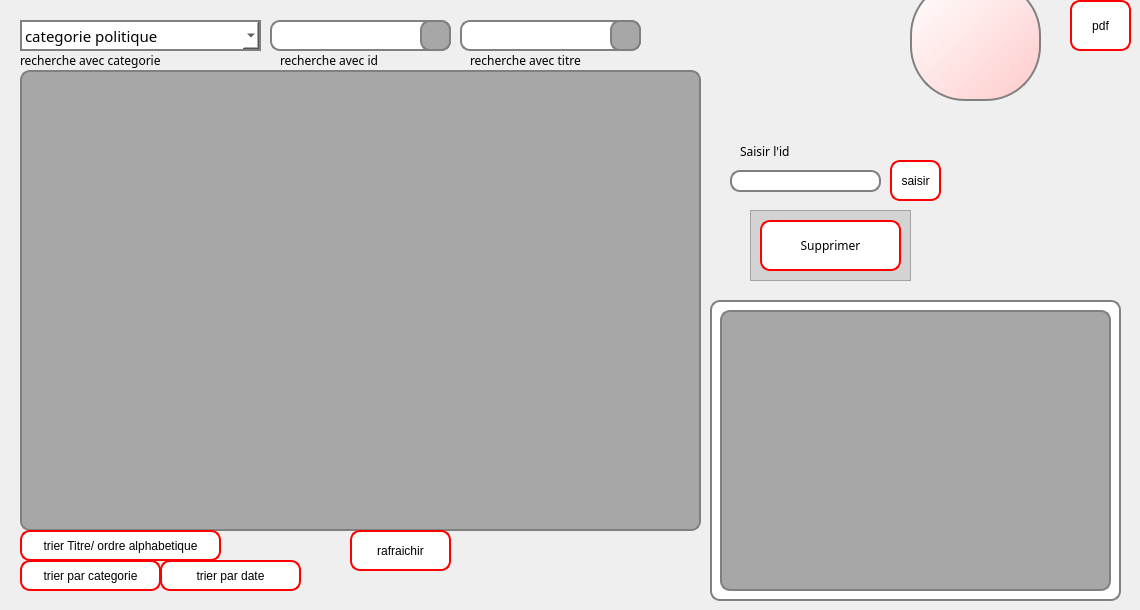
       <widget class="QWidget" name="tab_7">
        <attribute name="icon">
         <iconset resource="images.qrc">
          <normaloff>:/images/icons8-visible-48.png</normaloff>:/images/icons8-visible-48.png</iconset>
        </attribute>
        <attribute name="title">
         <string>affichage</string>
        </attribute>
        <widget class="QComboBox" name="categoriechercher">
         <property name="geometry">
          <rect>
           <x>20</x>
           <y>20</y>
           <width>241</width>
           <height>31</height>
          </rect>
         </property>
         <property name="font">
          <font>
           <family>Arial Rounded MT Bold</family>
           <pointsize>11</pointsize>
           <weight>50</weight>
           <italic>false</italic>
           <bold>false</bold>
          </font>
         </property>
         <property name="styleSheet">
          <string notr="true">font: 11pt &quot;Arial Rounded MT Bold&quot;;
color: rgb(0, 0, 0);
background-color: rgb(255, 255, 255);
border-radius: 0px;
border: 2px solid gray;
</string>
         </property>
         <item>
          <property name="text">
           <string>categorie politique</string>
          </property>
         </item>
         <item>
          <property name="text">
           <string>categorie sport</string>
          </property>
         </item>
         <item>
          <property name="text">
           <string>categorie meteo</string>
          </property>
         </item>
         <item>
          <property name="text">
           <string>categorie espace</string>
          </property>
         </item>
         <item>
          <property name="text">
           <string>categorie filmatographie</string>
          </property>
         </item>
         <item>
          <property name="text">
           <string>categorie technologique</string>
          </property>
         </item>
         <item>
          <property name="text">
           <string>categorie sante</string>
          </property>
         </item>
         <item>
          <property name="text">
           <string>categorie divers</string>
          </property>
         </item>
        </widget>
        <widget class="QLineEdit" name="le_recherche">
         <property name="geometry">
          <rect>
           <x>270</x>
           <y>20</y>
           <width>181</width>
           <height>31</height>
          </rect>
         </property>
         <property name="styleSheet">
          <string notr="true">background-color: rgb(255, 255, 255);
border-radius: 10px;
border: 2px solid gray;
color: rgb(0, 0, 0);
</string>
         </property>
         <property name="text">
          <string/>
         </property>
        </widget>
        <widget class="QPushButton" name="pushButton_7">
         <property name="geometry">
          <rect>
           <x>420</x>
           <y>20</y>
           <width>31</width>
           <height>31</height>
          </rect>
         </property>
         <property name="font">
          <font>
           <family>Arial Rounded MT Bold</family>
          </font>
         </property>
         <property name="styleSheet">
          <string notr="true">border-radius: 10px;

border: 2px solid gray;

background-color:rgb(167, 167, 167);

image: url(:/images/icons8-chercher-100.png);</string>
         </property>
        </widget>
        <widget class="QTableView" name="listView">
         <property name="geometry">
          <rect>
           <x>20</x>
           <y>70</y>
           <width>681</width>
           <height>461</height>
          </rect>
         </property>
         <property name="styleSheet">
          <string notr="true">
border-radius: 10px;
border: 2px solid gray;
color: rgb(0, 0, 0);
background-color:rgb(167, 167, 167);</string>
         </property>
        </widget>
        <widget class="QLineEdit" name="le_suppr">
         <property name="geometry">
          <rect>
           <x>730</x>
           <y>170</y>
           <width>151</width>
           <height>22</height>
          </rect>
         </property>
         <property name="styleSheet">
          <string notr="true">background-color: rgb(255, 255, 255);
border-radius: 10px;
border: 2px solid gray;
color: rgb(0, 0, 0);</string>
         </property>
        </widget>
        <widget class="QLabel" name="label_9">
         <property name="geometry">
          <rect>
           <x>740</x>
           <y>141</y>
           <width>141</width>
           <height>20</height>
          </rect>
         </property>
         <property name="font">
          <font>
           <family>Arial Rounded MT Bold</family>
          </font>
         </property>
         <property name="styleSheet">
          <string notr="true">
border:0px solid red;
</string>
         </property>
         <property name="text">
          <string>Saisir l'id</string>
         </property>
        </widget>
        <widget class="QFrame" name="frame_8">
         <property name="geometry">
          <rect>
           <x>750</x>
           <y>210</y>
           <width>161</width>
           <height>71</height>
          </rect>
         </property>
         <property name="styleSheet">
          <string notr="true">background-color: rgb(211, 211, 211);
</string>
         </property>
         <property name="frameShape">
          <enum>QFrame::StyledPanel</enum>
         </property>
         <property name="frameShadow">
          <enum>QFrame::Sunken</enum>
         </property>
         <widget class="QPushButton" name="bouton_supp">
          <property name="geometry">
           <rect>
            <x>10</x>
            <y>10</y>
            <width>141</width>
            <height>51</height>
           </rect>
          </property>
          <property name="font">
           <font>
            <family>Arial Rounded MT Bold</family>
            <pointsize>-1</pointsize>
           </font>
          </property>
          <property name="styleSheet">
           <string notr="true">QPushButton {
background-color:rgb(255, 255, 255);
color: rgb(0, 0, 0);
border-radius: 10px;
/*border-width: 3px;*/
   /* border-color: #E80F88;
    border-style: solid;*/
border: 2px solid red;
   /* border-radius: 10;*/
   /* padding: 4px;*/
    font-size: 12px;
    padding-left: 5px;
    padding-right: 5px;

}


QPushButton:hover {
background-color: qlineargradient(spread:pad, x1:0, y1:0, x2:0, y2:1, stop:0 rgb(200, 200, 255), stop:1 rgb(200, 200, 255));
color: rgb(255, 255, 255);
 border-color: #AF0171;
}</string>
          </property>
          <property name="text">
           <string>Supprimer</string>
          </property>
          <property name="icon">
           <iconset>
            <normaloff>../../ressources/icons8-supprimer-pour-toujours-100.png</normaloff>../../ressources/icons8-supprimer-pour-toujours-100.png</iconset>
          </property>
         </widget>
        </widget>
        <widget class="QFrame" name="frame">
         <property name="geometry">
          <rect>
           <x>710</x>
           <y>300</y>
           <width>411</width>
           <height>301</height>
          </rect>
         </property>
         <property name="styleSheet">
          <string notr="true">background-color: rgb(255, 255, 255);
border-radius: 10px;
border: 2px solid gray;</string>
         </property>
         <property name="frameShape">
          <enum>QFrame::StyledPanel</enum>
         </property>
         <property name="frameShadow">
          <enum>QFrame::Raised</enum>
         </property>
         <widget class="QLabel" name="le_imageapercu">
          <property name="geometry">
           <rect>
            <x>10</x>
            <y>10</y>
            <width>391</width>
            <height>281</height>
           </rect>
          </property>
          <property name="styleSheet">
           <string notr="true">background-color:rgb(167, 167, 167);</string>
          </property>
          <property name="text">
           <string/>
          </property>
         </widget>
        </widget>
        <widget class="QPushButton" name="saisir">
         <property name="geometry">
          <rect>
           <x>890</x>
           <y>160</y>
           <width>51</width>
           <height>41</height>
          </rect>
         </property>
         <property name="styleSheet">
          <string notr="true">QPushButton {
background-color:rgb(255, 255, 255);
color: rgb(0, 0, 0);
border-radius: 10px;
/*border-width: 3px;*/
   /* border-color: #E80F88;
    border-style: solid;*/
border: 2px solid red;
   /* border-radius: 10;*/
   /* padding: 4px;*/
    font-size: 12px;
    padding-left: 5px;
    padding-right: 5px;

}


QPushButton:hover {
background-color: qlineargradient(spread:pad, x1:0, y1:0, x2:0, y2:1, stop:0 rgb(200, 200, 255), stop:1 rgb(200, 200, 255));
color: rgb(255, 255, 255);
 border-color: #AF0171;
}</string>
         </property>
         <property name="text">
          <string>saisir</string>
         </property>
        </widget>
        <widget class="QPushButton" name="trier">
         <property name="geometry">
          <rect>
           <x>20</x>
           <y>530</y>
           <width>201</width>
           <height>31</height>
          </rect>
         </property>
         <property name="styleSheet">
          <string notr="true">QPushButton {
background-color:rgb(255, 255, 255);
color: rgb(0, 0, 0);
border-radius: 10px;
/*border-width: 3px;*/
   /* border-color: #E80F88;
    border-style: solid;*/
border: 2px solid red;
   /* border-radius: 10;*/
   /* padding: 4px;*/
    font-size: 12px;
    padding-left: 5px;
    padding-right: 5px;

}


QPushButton:hover {
background-color: qlineargradient(spread:pad, x1:0, y1:0, x2:0, y2:1, stop:0 rgb(200, 200, 255), stop:1 rgb(200, 200, 255));
color: rgb(255, 255, 255);
 border-color: #AF0171;
}</string>
         </property>
         <property name="text">
          <string>trier Titre/ ordre alphabetique</string>
         </property>
         <property name="icon">
          <iconset>
           <normaloff>:/ressources/icons8-visible-48.png</normaloff>:/ressources/icons8-visible-48.png</iconset>
         </property>
        </widget>
        <widget class="QPushButton" name="rafraichir">
         <property name="geometry">
          <rect>
           <x>350</x>
           <y>530</y>
           <width>101</width>
           <height>41</height>
          </rect>
         </property>
         <property name="styleSheet">
          <string notr="true">QPushButton {
background-color:rgb(255, 255, 255);
color: rgb(0, 0, 0);
border-radius: 10px;
/*border-width: 3px;*/
   /* border-color: #E80F88;
    border-style: solid;*/
border: 2px solid red;
   /* border-radius: 10;*/
   /* padding: 4px;*/
    font-size: 12px;
    padding-left: 5px;
    padding-right: 5px;

}


QPushButton:hover {
background-color: qlineargradient(spread:pad, x1:0, y1:0, x2:0, y2:1, stop:0 rgb(200, 200, 255), stop:1 rgb(200, 200, 255));
color: rgb(255, 255, 255);
 border-color: #AF0171;
}</string>
         </property>
         <property name="text">
          <string>rafraichir</string>
         </property>
         <property name="icon">
          <iconset>
           <normaloff>:/ressources/icons8-visible-48.png</normaloff>:/ressources/icons8-visible-48.png</iconset>
         </property>
        </widget>
        <widget class="QPushButton" name="pushButton_2">
         <property name="geometry">
          <rect>
           <x>1070</x>
           <y>0</y>
           <width>61</width>
           <height>51</height>
          </rect>
         </property>
         <property name="styleSheet">
          <string notr="true">QPushButton {
background-color:rgb(255, 255, 255);
color: rgb(0, 0, 0);
border-radius: 10px;
/*border-width: 3px;*/
   /* border-color: #E80F88;
    border-style: solid;*/
border: 2px solid red;
   /* border-radius: 10;*/
   /* padding: 4px;*/
    font-size: 12px;
    padding-left: 5px;
    padding-right: 5px;

}


QPushButton:hover {
background-color: qlineargradient(spread:pad, x1:0, y1:0, x2:0, y2:1, stop:0 rgb(200, 200, 255), stop:1 rgb(200, 200, 255));
color: rgb(255, 255, 255);
 border-color: #AF0171;
}</string>
         </property>
         <property name="text">
          <string>pdf</string>
         </property>
        </widget>
        <widget class="QFrame" name="frame_9">
         <property name="geometry">
          <rect>
           <x>910</x>
           <y>-20</y>
           <width>131</width>
           <height>121</height>
          </rect>
         </property>
         <property name="styleSheet">
          <string notr="true">image: url(:/images/large (3).png);
border-radius: 55px;
border: 2px solid gray;
background-color: qlineargradient(spread:pad, x1:0, y1:0, x2:1, y2:1, stop:0 rgba(255, 255, 255, 255), stop:1 rgba(255, 202, 202, 255));
</string>
         </property>
         <property name="frameShape">
          <enum>QFrame::StyledPanel</enum>
         </property>
         <property name="frameShadow">
          <enum>QFrame::Raised</enum>
         </property>
        </widget>
        <widget class="QPushButton" name="trier_2">
         <property name="geometry">
          <rect>
           <x>20</x>
           <y>560</y>
           <width>141</width>
           <height>31</height>
          </rect>
         </property>
         <property name="styleSheet">
          <string notr="true">QPushButton {
background-color:rgb(255, 255, 255);
color: rgb(0, 0, 0);
border-radius: 10px;
/*border-width: 3px;*/
   /* border-color: #E80F88;
    border-style: solid;*/
border: 2px solid red;
   /* border-radius: 10;*/
   /* padding: 4px;*/
    font-size: 12px;
    padding-left: 5px;
    padding-right: 5px;

}


QPushButton:hover {
background-color: qlineargradient(spread:pad, x1:0, y1:0, x2:0, y2:1, stop:0 rgb(200, 200, 255), stop:1 rgb(200, 200, 255));
color: rgb(255, 255, 255);
 border-color: #AF0171;
}</string>
         </property>
         <property name="text">
          <string>trier par categorie</string>
         </property>
         <property name="icon">
          <iconset>
           <normaloff>:/ressources/icons8-visible-48.png</normaloff>:/ressources/icons8-visible-48.png</iconset>
         </property>
        </widget>
        <widget class="QPushButton" name="trier_3">
         <property name="geometry">
          <rect>
           <x>160</x>
           <y>560</y>
           <width>141</width>
           <height>31</height>
          </rect>
         </property>
         <property name="styleSheet">
          <string notr="true">QPushButton {
background-color:rgb(255, 255, 255);
color: rgb(0, 0, 0);
border-radius: 10px;
/*border-width: 3px;*/
   /* border-color: #E80F88;
    border-style: solid;*/
border: 2px solid red;
   /* border-radius: 10;*/
   /* padding: 4px;*/
    font-size: 12px;
    padding-left: 5px;
    padding-right: 5px;

}


QPushButton:hover {
background-color: qlineargradient(spread:pad, x1:0, y1:0, x2:0, y2:1, stop:0 rgb(200, 200, 255), stop:1 rgb(200, 200, 255));
color: rgb(255, 255, 255);
 border-color: #AF0171;
}</string>
         </property>
         <property name="text">
          <string>trier par date</string>
         </property>
         <property name="icon">
          <iconset>
           <normaloff>:/ressources/icons8-visible-48.png</normaloff>:/ressources/icons8-visible-48.png</iconset>
         </property>
        </widget>
        <widget class="QLineEdit" name="le_recherche_2">
         <property name="geometry">
          <rect>
           <x>460</x>
           <y>20</y>
           <width>181</width>
           <height>31</height>
          </rect>
         </property>
         <property name="styleSheet">
          <string notr="true">background-color: rgb(255, 255, 255);
border-radius: 10px;
border: 2px solid gray;
color: rgb(0, 0, 0);
</string>
         </property>
         <property name="text">
          <string/>
         </property>
        </widget>
        <widget class="QPushButton" name="pushButton_8">
         <property name="geometry">
          <rect>
           <x>610</x>
           <y>20</y>
           <width>31</width>
           <height>31</height>
          </rect>
         </property>
         <property name="font">
          <font>
           <family>Arial Rounded MT Bold</family>
          </font>
         </property>
         <property name="styleSheet">
          <string notr="true">border-radius: 10px;

border: 2px solid gray;
image: url(:/images/icons8-chercher-100.png);
background-color:rgb(167, 167, 167);</string>
         </property>
         <property name="text">
          <string/>
         </property>
         <property name="icon">
          <iconset>
           <normaloff>../../ressources/icons8-chercher-100.png</normaloff>../../ressources/icons8-chercher-100.png</iconset>
         </property>
        </widget>
        <widget class="QLabel" name="label_11">
         <property name="geometry">
          <rect>
           <x>280</x>
           <y>50</y>
           <width>141</width>
           <height>20</height>
          </rect>
         </property>
         <property name="font">
          <font>
           <family>Arial Rounded MT Bold</family>
          </font>
         </property>
         <property name="styleSheet">
          <string notr="true">
border:0px solid red;
</string>
         </property>
         <property name="text">
          <string>recherche avec id</string>
         </property>
        </widget>
        <widget class="QLabel" name="label_12">
         <property name="geometry">
          <rect>
           <x>470</x>
           <y>50</y>
           <width>141</width>
           <height>20</height>
          </rect>
         </property>
         <property name="font">
          <font>
           <family>Arial Rounded MT Bold</family>
          </font>
         </property>
         <property name="styleSheet">
          <string notr="true">
border:0px solid red;
</string>
         </property>
         <property name="text">
          <string>recherche avec titre</string>
         </property>
        </widget>
        <widget class="QLabel" name="label_30">
         <property name="geometry">
          <rect>
           <x>20</x>
           <y>50</y>
           <width>191</width>
           <height>20</height>
          </rect>
         </property>
         <property name="font">
          <font>
           <family>Arial Rounded MT Bold</family>
          </font>
         </property>
         <property name="styleSheet">
          <string notr="true">
border:0px solid red;
</string>
         </property>
         <property name="text">
          <string>recherche avec categorie</string>
         </property>
        </widget>
       </widget>
